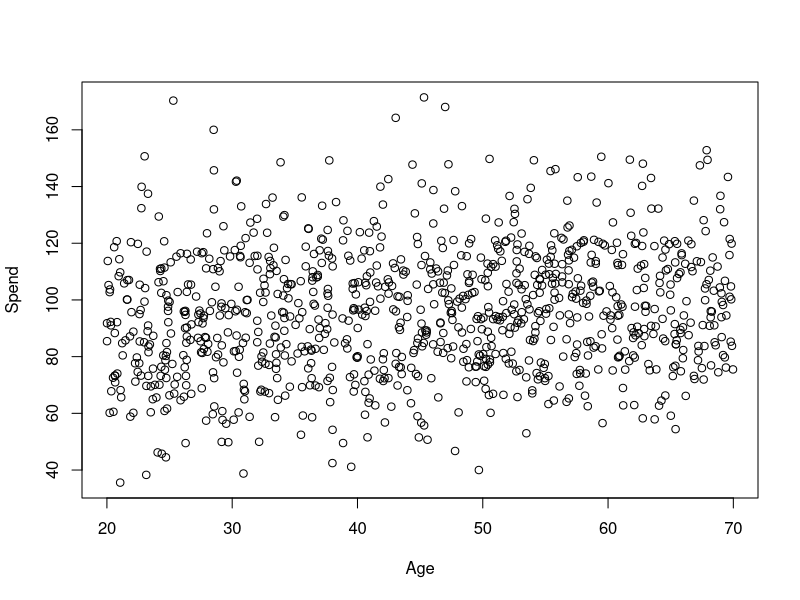

Recreate this plot in R. (Note: this script raises an error after producing the figure.)
## ---- chunk 1
knitr::opts_chunk$set(echo = TRUE)
## ---- chunk 2

N<-1000

Age<-round(runif(N,20,70),digits = 2)
gender_index<-runif(N,0,1)
loyal_index<-runif(N,0,1)
Height<-rep(170,N)

Loyalty<-rep("Yes",N)
loyal_index<-loyal_index>=0.7
Loyalty[loyal_index]="No"
Numerical_Loyalty<-rep(1,N)
Numerical_Loyalty[loyal_index]=0

MacBeth<-rep("Yes",N)
FamilySize<-1+rpois(N,2)


macbeth_index<-runif(N,0,1)
MacBeth[macbeth_index<0.8]="No"
Numerical_MacBeth<-rep(1,N)
Numerical_MacBeth[MacBeth=="No"]=0


Sex<-rep("M",N)

Sex[gender_index>=0.5]="F"
length(Sex=="F")
Numerical_Sex<-rep(1,N)
Numerical_Sex[gender_index>=0.5]=0


Height[gender_index>=0.5]=round(rnorm(sum(gender_index>=0.5),163,5),digits=2)
Height[gender_index<0.5]=round(rnorm(sum(gender_index<0.5),175,7),digits=2)

Spend<-round(20+Age*0.2+20*runif(N,0,1)*Numerical_MacBeth+(runif(N,0,1)-0.5)*Height/200+20*Numerical_Loyalty+10*FamilySize+runif(N,0,40),digits=2)

Data=data.frame(Spend,Age,Sex,Height,Loyalty,FamilySize,MacBeth)


write.csv(Data,file=paste("Shopping.csv", sep = ""))


## ---- chunk 3

summary(Data)

SpendAge = lm(Spend ~ Age,  data = Data) 

summary(SpendAge) 

 SpendMacBeth = lm(Spend~Age+MacBeth,data=Data)
 summary(SpendMacBeth)
 
 
SpendAll<-lm(Spend~Age+MacBeth+Loyalty+Sex+Height+factor(FamilySize),data=Data)
summary(SpendAll)
SpendAll<-lm(Spend~.,data=Data)
summary(SpendAll)
## ---- chunk 4

plot(Spend ~ Age,  data = Data) 

plot(Spend~MacBeth,data=Data)
plot(Spend~Height,data=Data)

